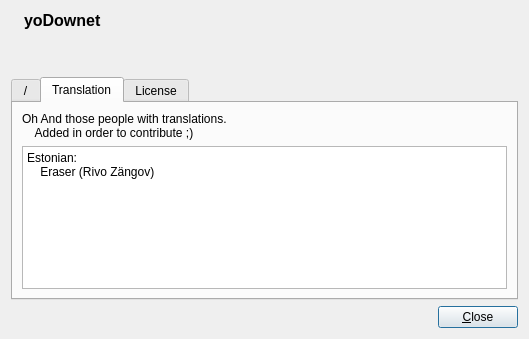
<?xml version="1.0" encoding="UTF-8"?>
<ui version="4.0">
 <class>AboutDialog</class>
 <widget class="QDialog" name="AboutDialog">
  <property name="geometry">
   <rect>
    <x>0</x>
    <y>0</y>
    <width>529</width>
    <height>339</height>
   </rect>
  </property>
  <property name="windowTitle">
   <string>yoDownet : About</string>
  </property>
  <property name="windowIcon">
   <iconset resource="../resource/icons.qrc">
    <normaloff>:/icons/images/yoDownet_64.svg</normaloff>:/icons/images/yoDownet_64.svg</iconset>
  </property>
  <layout class="QGridLayout" name="AboutDialogGridLayout">
   <item row="0" column="0">
    <layout class="QHBoxLayout" name="horizontalLayout">
     <item>
      <widget class="QLabel" name="pixmapLabel">
       <property name="text">
        <string/>
       </property>
       <property name="pixmap">
        <pixmap resource="../resource/icons.qrc">:/icons/images/yoDownet_64.svg</pixmap>
       </property>
      </widget>
     </item>
     <item>
      <layout class="QVBoxLayout" name="verticalLayout">
       <item>
        <widget class="QLabel" name="titleLabel">
         <property name="font">
          <font>
           <pointsize>12</pointsize>
           <weight>75</weight>
           <italic>false</italic>
           <bold>true</bold>
           <strikeout>false</strikeout>
           <stylestrategy>PreferDefault</stylestrategy>
           <kerning>true</kerning>
          </font>
         </property>
         <property name="text">
          <string>yoDownet</string>
         </property>
        </widget>
       </item>
       <item>
        <widget class="QLabel" name="versionLabel">
         <property name="font">
          <font>
           <pointsize>10</pointsize>
           <weight>75</weight>
           <bold>true</bold>
          </font>
         </property>
         <property name="text">
          <string/>
         </property>
        </widget>
       </item>
       <item>
        <widget class="QLabel" name="qtVersionLabel">
         <property name="text">
          <string/>
         </property>
        </widget>
       </item>
      </layout>
     </item>
    </layout>
   </item>
   <item row="0" column="1">
    <spacer name="headerHpacer">
     <property name="orientation">
      <enum>Qt::Horizontal</enum>
     </property>
     <property name="sizeHint" stdset="0">
      <size>
       <width>411</width>
       <height>20</height>
      </size>
     </property>
    </spacer>
   </item>
   <item row="1" column="0" colspan="2">
    <widget class="QTabWidget" name="tabWidget">
     <property name="tabPosition">
      <enum>QTabWidget::North</enum>
     </property>
     <property name="tabShape">
      <enum>QTabWidget::Rounded</enum>
     </property>
     <property name="currentIndex">
      <number>1</number>
     </property>
     <widget class="QWidget" name="rootTab">
      <attribute name="title">
       <string notr="true">/</string>
      </attribute>
      <layout class="QGridLayout" name="gridLayout_2">
       <item row="0" column="0">
        <widget class="QLabel" name="pixmapRootTabLabel">
         <property name="text">
          <string/>
         </property>
         <property name="pixmap">
          <pixmap resource="../resource/icons.qrc">:/icons/images/yoDownet_64.svg</pixmap>
         </property>
        </widget>
       </item>
       <item row="0" column="1">
        <widget class="QLabel" name="label">
         <property name="text">
          <string>yoDownet, The Previous Generation Graphical Download Manager.
yoDownet uses Qt toolkit for both GUI and logic implementation!


Copyright (C) 2011-2012 by Alireza Savand
http://sourceforge.net/projects/yodownet/
</string>
         </property>
         <property name="textFormat">
          <enum>Qt::PlainText</enum>
         </property>
         <property name="scaledContents">
          <bool>false</bool>
         </property>
         <property name="wordWrap">
          <bool>true</bool>
         </property>
         <property name="openExternalLinks">
          <bool>true</bool>
         </property>
        </widget>
       </item>
      </layout>
     </widget>
     <widget class="QWidget" name="translationTab">
      <attribute name="title">
       <string>Translation</string>
      </attribute>
      <layout class="QGridLayout" name="gridLayout_3">
       <item row="0" column="0">
        <widget class="QLabel" name="translationTabMessage">
         <property name="text">
          <string>Oh And those people with translations.
    Added in order to contribute ;)</string>
         </property>
         <property name="scaledContents">
          <bool>false</bool>
         </property>
         <property name="wordWrap">
          <bool>true</bool>
         </property>
        </widget>
       </item>
       <item row="1" column="0">
        <widget class="QPlainTextEdit" name="translatorTextEdit">
         <property name="readOnly">
          <bool>true</bool>
         </property>
         <property name="plainText">
          <string>Estonian:
    Eraser (Rivo Zängov)</string>
         </property>
        </widget>
       </item>
      </layout>
     </widget>
     <widget class="QWidget" name="licenseTab">
      <attribute name="title">
       <string>License</string>
      </attribute>
      <layout class="QGridLayout" name="gridLayout">
       <item row="0" column="0">
        <widget class="QPlainTextEdit" name="plainTextEdit">
         <property name="readOnly">
          <bool>true</bool>
         </property>
         <property name="plainText">
          <string notr="true">                    GNU GENERAL PUBLIC LICENSE
                       Version 3, 29 June 2007

 Copyright (C) 2007 Free Software Foundation, Inc. &lt;http://fsf.org/&gt;
 Everyone is permitted to copy and distribute verbatim copies
 of this license document, but changing it is not allowed.

                            Preamble

  The GNU General Public License is a free, copyleft license for
software and other kinds of works.

  The licenses for most software and other practical works are designed
to take away your freedom to share and change the works.  By contrast,
the GNU General Public License is intended to guarantee your freedom to
share and change all versions of a program--to make sure it remains free
software for all its users.  We, the Free Software Foundation, use the
GNU General Public License for most of our software; it applies also to
any other work released this way by its authors.  You can apply it to
your programs, too.

  When we speak of free software, we are referring to freedom, not
price.  Our General Public Licenses are designed to make sure that you
have the freedom to distribute copies of free software (and charge for
them if you wish), that you receive source code or can get it if you
want it, that you can change the software or use pieces of it in new
free programs, and that you know you can do these things.

  To protect your rights, we need to prevent others from denying you
these rights or asking you to surrender the rights.  Therefore, you have
certain responsibilities if you distribute copies of the software, or if
you modify it: responsibilities to respect the freedom of others.

  For example, if you distribute copies of such a program, whether
gratis or for a fee, you must pass on to the recipients the same
freedoms that you received.  You must make sure that they, too, receive
or can get the source code.  And you must show them these terms so they
know their rights.

  Developers that use the GNU GPL protect your rights with two steps:
(1) assert copyright on the software, and (2) offer you this License
giving you legal permission to copy, distribute and/or modify it.

  For the developers' and authors' protection, the GPL clearly explains
that there is no warranty for this free software.  For both users' and
authors' sake, the GPL requires that modified versions be marked as
changed, so that their problems will not be attributed erroneously to
authors of previous versions.

  Some devices are designed to deny users access to install or run
modified versions of the software inside them, although the manufacturer
can do so.  This is fundamentally incompatible with the aim of
protecting users' freedom to change the software.  The systematic
pattern of such abuse occurs in the area of products for individuals to
use, which is precisely where it is most unacceptable.  Therefore, we
have designed this version of the GPL to prohibit the practice for those
products.  If such problems arise substantially in other domains, we
stand ready to extend this provision to those domains in future versions
of the GPL, as needed to protect the freedom of users.

  Finally, every program is threatened constantly by software patents.
States should not allow patents to restrict development and use of
software on general-purpose computers, but in those that do, we wish to
avoid the special danger that patents applied to a free program could
make it effectively proprietary.  To prevent this, the GPL assures that
patents cannot be used to render the program non-free.

  The precise terms and conditions for copying, distribution and
modification follow.

                       TERMS AND CONDITIONS

  0. Definitions.

  &quot;This License&quot; refers to version 3 of the GNU General Public License.

  &quot;Copyright&quot; also means copyright-like laws that apply to other kinds of
works, such as semiconductor masks.

  &quot;The Program&quot; refers to any copyrightable work licensed under this
License.  Each licensee is addressed as &quot;you&quot;.  &quot;Licensees&quot; and
&quot;recipients&quot; may be individuals or organizations.

  To &quot;modify&quot; a work means to copy from or adapt all or part of the work
in a fashion requiring copyright permission, other than the making of an
exact copy.  The resulting work is called a &quot;modified version&quot; of the
earlier work or a work &quot;based on&quot; the earlier work.

  A &quot;covered work&quot; means either the unmodified Program or a work based
on the Program.

  To &quot;propagate&quot; a work means to do anything with it that, without
permission, would make you directly or secondarily liable for
infringement under applicable copyright law, except executing it on a
computer or modifying a private copy.  Propagation includes copying,
distribution (with or without modification), making available to the
public, and in some countries other activities as well.

  To &quot;convey&quot; a work means any kind of propagation that enables other
parties to make or receive copies.  Mere interaction with a user through
a computer network, with no transfer of a copy, is not conveying.

  An interactive user interface displays &quot;Appropriate Legal Notices&quot;
to the extent that it includes a convenient and prominently visible
feature that (1) displays an appropriate copyright notice, and (2)
tells the user that there is no warranty for the work (except to the
extent that warranties are provided), that licensees may convey the
work under this License, and how to view a copy of this License.  If
the interface presents a list of user commands or options, such as a
menu, a prominent item in the list meets this criterion.

  1. Source Code.

  The &quot;source code&quot; for a work means the preferred form of the work
for making modifications to it.  &quot;Object code&quot; means any non-source
form of a work.

  A &quot;Standard Interface&quot; means an interface that either is an official
standard defined by a recognized standards body, or, in the case of
interfaces specified for a particular programming language, one that
is widely used among developers working in that language.

  The &quot;System Libraries&quot; of an executable work include anything, other
than the work as a whole, that (a) is included in the normal form of
packaging a Major Component, but which is not part of that Major
Component, and (b) serves only to enable use of the work with that
Major Component, or to implement a Standard Interface for which an
implementation is available to the public in source code form.  A
&quot;Major Component&quot;, in this context, means a major essential component
(kernel, window system, and so on) of the specific operating system
(if any) on which the executable work runs, or a compiler used to
produce the work, or an object code interpreter used to run it.

  The &quot;Corresponding Source&quot; for a work in object code form means all
the source code needed to generate, install, and (for an executable
work) run the object code and to modify the work, including scripts to
control those activities.  However, it does not include the work's
System Libraries, or general-purpose tools or generally available free
programs which are used unmodified in performing those activities but
which are not part of the work.  For example, Corresponding Source
includes interface definition files associated with source files for
the work, and the source code for shared libraries and dynamically
linked subprograms that the work is specifically designed to require,
such as by intimate data communication or control flow between those
subprograms and other parts of the work.

  The Corresponding Source need not include anything that users
can regenerate automatically from other parts of the Corresponding
Source.

  The Corresponding Source for a work in source code form is that
same work.

  2. Basic Permissions.

  All rights granted under this License are granted for the term of
copyright on the Program, and are irrevocable provided the stated
conditions are met.  This License explicitly affirms your unlimited
permission to run the unmodified Program.  The output from running a
covered work is covered by this License only if the output, given its
content, constitutes a covered work.  This License acknowledges your
rights of fair use or other equivalent, as provided by copyright law.

  You may make, run and propagate covered works that you do not
convey, without conditions so long as your license otherwise remains
in force.  You may convey covered works to others for the sole purpose
of having them make modifications exclusively for you, or provide you
with facilities for running those works, provided that you comply with
the terms of this License in conveying all material for which you do
not control copyright.  Those thus making or running the covered works
for you must do so exclusively on your behalf, under your direction
and control, on terms that prohibit them from making any copies of
your copyrighted material outside their relationship with you.

  Conveying under any other circumstances is permitted solely under
the conditions stated below.  Sublicensing is not allowed; section 10
makes it unnecessary.

  3. Protecting Users' Legal Rights From Anti-Circumvention Law.

  No covered work shall be deemed part of an effective technological
measure under any applicable law fulfilling obligations under article
11 of the WIPO copyright treaty adopted on 20 December 1996, or
similar laws prohibiting or restricting circumvention of such
measures.

  When you convey a covered work, you waive any legal power to forbid
circumvention of technological measures to the extent such circumvention
is effected by exercising rights under this License with respect to
the covered work, and you disclaim any intention to limit operation or
modification of the work as a means of enforcing, against the work's
users, your or third parties' legal rights to forbid circumvention of
technological measures.

  4. Conveying Verbatim Copies.

  You may convey verbatim copies of the Program's source code as you
receive it, in any medium, provided that you conspicuously and
appropriately publish on each copy an appropriate copyright notice;
keep intact all notices stating that this License and any
non-permissive terms added in accord with section 7 apply to the code;
keep intact all notices of the absence of any warranty; and give all
recipients a copy of this License along with the Program.

  You may charge any price or no price for each copy that you convey,
and you may offer support or warranty protection for a fee.

  5. Conveying Modified Source Versions.

  You may convey a work based on the Program, or the modifications to
produce it from the Program, in the form of source code under the
terms of section 4, provided that you also meet all of these conditions:

    a) The work must carry prominent notices stating that you modified
    it, and giving a relevant date.

    b) The work must carry prominent notices stating that it is
    released under this License and any conditions added under section
    7.  This requirement modifies the requirement in section 4 to
    &quot;keep intact all notices&quot;.

    c) You must license the entire work, as a whole, under this
    License to anyone who comes into possession of a copy.  This
    License will therefore apply, along with any applicable section 7
    additional terms, to the whole of the work, and all its parts,
    regardless of how they are packaged.  This License gives no
    permission to license the work in any other way, but it does not
    invalidate such permission if you have separately received it.

    d) If the work has interactive user interfaces, each must display
    Appropriate Legal Notices; however, if the Program has interactive
    interfaces that do not display Appropriate Legal Notices, your
    work need not make them do so.

  A compilation of a covered work with other separate and independent
works, which are not by their nature extensions of the covered work,
and which are not combined with it such as to form a larger program,
in or on a volume of a storage or distribution medium, is called an
&quot;aggregate&quot; if the compilation and its resulting copyright are not
used to limit the access or legal rights of the compilation's users
beyond what the individual works permit.  Inclusion of a covered work
in an aggregate does not cause this License to apply to the other
parts of the aggregate.

  6. Conveying Non-Source Forms.

  You may convey a covered work in object code form under the terms
of sections 4 and 5, provided that you also convey the
machine-readable Corresponding Source under the terms of this License,
in one of these ways:

    a) Convey the object code in, or embodied in, a physical product
    (including a physical distribution medium), accompanied by the
    Corresponding Source fixed on a durable physical medium
    customarily used for software interchange.

    b) Convey the object code in, or embodied in, a physical product
    (including a physical distribution medium), accompanied by a
    written offer, valid for at least three years and valid for as
    long as you offer spare parts or customer support for that product
    model, to give anyone who possesses the object code either (1) a
    copy of the Corresponding Source for all the software in the
    product that is covered by this License, on a durable physical
    medium customarily used for software interchange, for a price no
    more than your reasonable cost of physically performing this
    conveying of source, or (2) access to copy the
    Corresponding Source from a network server at no charge.

    c) Convey individual copies of the object code with a copy of the
    written offer to provide the Corresponding Source.  This
    alternative is allowed only occasionally and noncommercially, and
    only if you received the object code with such an offer, in accord
    with subsection 6b.

    d) Convey the object code by offering access from a designated
    place (gratis or for a charge), and offer equivalent access to the
    Corresponding Source in the same way through the same place at no
    further charge.  You need not require recipients to copy the
    Corresponding Source along with the object code.  If the place to
    copy the object code is a network server, the Corresponding Source
    may be on a different server (operated by you or a third party)
    that supports equivalent copying facilities, provided you maintain
    clear directions next to the object code saying where to find the
    Corresponding Source.  Regardless of what server hosts the
    Corresponding Source, you remain obligated to ensure that it is
    available for as long as needed to satisfy these requirements.

    e) Convey the object code using peer-to-peer transmission, provided
    you inform other peers where the object code and Corresponding
    Source of the work are being offered to the general public at no
    charge under subsection 6d.

  A separable portion of the object code, whose source code is excluded
from the Corresponding Source as a System Library, need not be
included in conveying the object code work.

  A &quot;User Product&quot; is either (1) a &quot;consumer product&quot;, which means any
tangible personal property which is normally used for personal, family,
or household purposes, or (2) anything designed or sold for incorporation
into a dwelling.  In determining whether a product is a consumer product,
doubtful cases shall be resolved in favor of coverage.  For a particular
product received by a particular user, &quot;normally used&quot; refers to a
typical or common use of that class of product, regardless of the status
of the particular user or of the way in which the particular user
actually uses, or expects or is expected to use, the product.  A product
is a consumer product regardless of whether the product has substantial
commercial, industrial or non-consumer uses, unless such uses represent
the only significant mode of use of the product.

  &quot;Installation Information&quot; for a User Product means any methods,
procedures, authorization keys, or other information required to install
and execute modified versions of a covered work in that User Product from
a modified version of its Corresponding Source.  The information must
suffice to ensure that the continued functioning of the modified object
code is in no case prevented or interfered with solely because
modification has been made.

  If you convey an object code work under this section in, or with, or
specifically for use in, a User Product, and the conveying occurs as
part of a transaction in which the right of possession and use of the
User Product is transferred to the recipient in perpetuity or for a
fixed term (regardless of how the transaction is characterized), the
Corresponding Source conveyed under this section must be accompanied
by the Installation Information.  But this requirement does not apply
if neither you nor any third party retains the ability to install
modified object code on the User Product (for example, the work has
been installed in ROM).

  The requirement to provide Installation Information does not include a
requirement to continue to provide support service, warranty, or updates
for a work that has been modified or installed by the recipient, or for
the User Product in which it has been modified or installed.  Access to a
network may be denied when the modification itself materially and
adversely affects the operation of the network or violates the rules and
protocols for communication across the network.

  Corresponding Source conveyed, and Installation Information provided,
in accord with this section must be in a format that is publicly
documented (and with an implementation available to the public in
source code form), and must require no special password or key for
unpacking, reading or copying.

  7. Additional Terms.

  &quot;Additional permissions&quot; are terms that supplement the terms of this
License by making exceptions from one or more of its conditions.
Additional permissions that are applicable to the entire Program shall
be treated as though they were included in this License, to the extent
that they are valid under applicable law.  If additional permissions
apply only to part of the Program, that part may be used separately
under those permissions, but the entire Program remains governed by
this License without regard to the additional permissions.

  When you convey a copy of a covered work, you may at your option
remove any additional permissions from that copy, or from any part of
it.  (Additional permissions may be written to require their own
removal in certain cases when you modify the work.)  You may place
additional permissions on material, added by you to a covered work,
for which you have or can give appropriate copyright permission.

  Notwithstanding any other provision of this License, for material you
add to a covered work, you may (if authorized by the copyright holders of
that material) supplement the terms of this License with terms:

    a) Disclaiming warranty or limiting liability differently from the
    terms of sections 15 and 16 of this License; or

    b) Requiring preservation of specified reasonable legal notices or
    author attributions in that material or in the Appropriate Legal
    Notices displayed by works containing it; or

    c) Prohibiting misrepresentation of the origin of that material, or
    requiring that modified versions of such material be marked in
    reasonable ways as different from the original version; or

    d) Limiting the use for publicity purposes of names of licensors or
    authors of the material; or

    e) Declining to grant rights under trademark law for use of some
    trade names, trademarks, or service marks; or

    f) Requiring indemnification of licensors and authors of that
    material by anyone who conveys the material (or modified versions of
    it) with contractual assumptions of liability to the recipient, for
    any liability that these contractual assumptions directly impose on
    those licensors and authors.

  All other non-permissive additional terms are considered &quot;further
restrictions&quot; within the meaning of section 10.  If the Program as you
received it, or any part of it, contains a notice stating that it is
governed by this License along with a term that is a further
restriction, you may remove that term.  If a license document contains
a further restriction but permits relicensing or conveying under this
License, you may add to a covered work material governed by the terms
of that license document, provided that the further restriction does
not survive such relicensing or conveying.

  If you add terms to a covered work in accord with this section, you
must place, in the relevant source files, a statement of the
additional terms that apply to those files, or a notice indicating
where to find the applicable terms.

  Additional terms, permissive or non-permissive, may be stated in the
form of a separately written license, or stated as exceptions;
the above requirements apply either way.

  8. Termination.

  You may not propagate or modify a covered work except as expressly
provided under this License.  Any attempt otherwise to propagate or
modify it is void, and will automatically terminate your rights under
this License (including any patent licenses granted under the third
paragraph of section 11).

  However, if you cease all violation of this License, then your
license from a particular copyright holder is reinstated (a)
provisionally, unless and until the copyright holder explicitly and
finally terminates your license, and (b) permanently, if the copyright
holder fails to notify you of the violation by some reasonable means
prior to 60 days after the cessation.

  Moreover, your license from a particular copyright holder is
reinstated permanently if the copyright holder notifies you of the
violation by some reasonable means, this is the first time you have
received notice of violation of this License (for any work) from that
copyright holder, and you cure the violation prior to 30 days after
your receipt of the notice.

  Termination of your rights under this section does not terminate the
licenses of parties who have received copies or rights from you under
this License.  If your rights have been terminated and not permanently
reinstated, you do not qualify to receive new licenses for the same
material under section 10.

  9. Acceptance Not Required for Having Copies.

  You are not required to accept this License in order to receive or
run a copy of the Program.  Ancillary propagation of a covered work
occurring solely as a consequence of using peer-to-peer transmission
to receive a copy likewise does not require acceptance.  However,
nothing other than this License grants you permission to propagate or
modify any covered work.  These actions infringe copyright if you do
not accept this License.  Therefore, by modifying or propagating a
covered work, you indicate your acceptance of this License to do so.

  10. Automatic Licensing of Downstream Recipients.

  Each time you convey a covered work, the recipient automatically
receives a license from the original licensors, to run, modify and
propagate that work, subject to this License.  You are not responsible
for enforcing compliance by third parties with this License.

  An &quot;entity transaction&quot; is a transaction transferring control of an
organization, or substantially all assets of one, or subdividing an
organization, or merging organizations.  If propagation of a covered
work results from an entity transaction, each party to that
transaction who receives a copy of the work also receives whatever
licenses to the work the party's predecessor in interest had or could
give under the previous paragraph, plus a right to possession of the
Corresponding Source of the work from the predecessor in interest, if
the predecessor has it or can get it with reasonable efforts.

  You may not impose any further restrictions on the exercise of the
rights granted or affirmed under this License.  For example, you may
not impose a license fee, royalty, or other charge for exercise of
rights granted under this License, and you may not initiate litigation
(including a cross-claim or counterclaim in a lawsuit) alleging that
any patent claim is infringed by making, using, selling, offering for
sale, or importing the Program or any portion of it.

  11. Patents.

  A &quot;contributor&quot; is a copyright holder who authorizes use under this
License of the Program or a work on which the Program is based.  The
work thus licensed is called the contributor's &quot;contributor version&quot;.

  A contributor's &quot;essential patent claims&quot; are all patent claims
owned or controlled by the contributor, whether already acquired or
hereafter acquired, that would be infringed by some manner, permitted
by this License, of making, using, or selling its contributor version,
but do not include claims that would be infringed only as a
consequence of further modification of the contributor version.  For
purposes of this definition, &quot;control&quot; includes the right to grant
patent sublicenses in a manner consistent with the requirements of
this License.

  Each contributor grants you a non-exclusive, worldwide, royalty-free
patent license under the contributor's essential patent claims, to
make, use, sell, offer for sale, import and otherwise run, modify and
propagate the contents of its contributor version.

  In the following three paragraphs, a &quot;patent license&quot; is any express
agreement or commitment, however denominated, not to enforce a patent
(such as an express permission to practice a patent or covenant not to
sue for patent infringement).  To &quot;grant&quot; such a patent license to a
party means to make such an agreement or commitment not to enforce a
patent against the party.

  If you convey a covered work, knowingly relying on a patent license,
and the Corresponding Source of the work is not available for anyone
to copy, free of charge and under the terms of this License, through a
publicly available network server or other readily accessible means,
then you must either (1) cause the Corresponding Source to be so
available, or (2) arrange to deprive yourself of the benefit of the
patent license for this particular work, or (3) arrange, in a manner
consistent with the requirements of this License, to extend the patent
license to downstream recipients.  &quot;Knowingly relying&quot; means you have
actual knowledge that, but for the patent license, your conveying the
covered work in a country, or your recipient's use of the covered work
in a country, would infringe one or more identifiable patents in that
country that you have reason to believe are valid.

  If, pursuant to or in connection with a single transaction or
arrangement, you convey, or propagate by procuring conveyance of, a
covered work, and grant a patent license to some of the parties
receiving the covered work authorizing them to use, propagate, modify
or convey a specific copy of the covered work, then the patent license
you grant is automatically extended to all recipients of the covered
work and works based on it.

  A patent license is &quot;discriminatory&quot; if it does not include within
the scope of its coverage, prohibits the exercise of, or is
conditioned on the non-exercise of one or more of the rights that are
specifically granted under this License.  You may not convey a covered
work if you are a party to an arrangement with a third party that is
in the business of distributing software, under which you make payment
to the third party based on the extent of your activity of conveying
the work, and under which the third party grants, to any of the
parties who would receive the covered work from you, a discriminatory
patent license (a) in connection with copies of the covered work
conveyed by you (or copies made from those copies), or (b) primarily
for and in connection with specific products or compilations that
contain the covered work, unless you entered into that arrangement,
or that patent license was granted, prior to 28 March 2007.

  Nothing in this License shall be construed as excluding or limiting
any implied license or other defenses to infringement that may
otherwise be available to you under applicable patent law.

  12. No Surrender of Others' Freedom.

  If conditions are imposed on you (whether by court order, agreement or
otherwise) that contradict the conditions of this License, they do not
excuse you from the conditions of this License.  If you cannot convey a
covered work so as to satisfy simultaneously your obligations under this
License and any other pertinent obligations, then as a consequence you may
not convey it at all.  For example, if you agree to terms that obligate you
to collect a royalty for further conveying from those to whom you convey
the Program, the only way you could satisfy both those terms and this
License would be to refrain entirely from conveying the Program.

  13. Use with the GNU Affero General Public License.

  Notwithstanding any other provision of this License, you have
permission to link or combine any covered work with a work licensed
under version 3 of the GNU Affero General Public License into a single
combined work, and to convey the resulting work.  The terms of this
License will continue to apply to the part which is the covered work,
but the special requirements of the GNU Affero General Public License,
section 13, concerning interaction through a network will apply to the
combination as such.

  14. Revised Versions of this License.

  The Free Software Foundation may publish revised and/or new versions of
the GNU General Public License from time to time.  Such new versions will
be similar in spirit to the present version, but may differ in detail to
address new problems or concerns.

  Each version is given a distinguishing version number.  If the
Program specifies that a certain numbered version of the GNU General
Public License &quot;or any later version&quot; applies to it, you have the
option of following the terms and conditions either of that numbered
version or of any later version published by the Free Software
Foundation.  If the Program does not specify a version number of the
GNU General Public License, you may choose any version ever published
by the Free Software Foundation.

  If the Program specifies that a proxy can decide which future
versions of the GNU General Public License can be used, that proxy's
public statement of acceptance of a version permanently authorizes you
to choose that version for the Program.

  Later license versions may give you additional or different
permissions.  However, no additional obligations are imposed on any
author or copyright holder as a result of your choosing to follow a
later version.

  15. Disclaimer of Warranty.

  THERE IS NO WARRANTY FOR THE PROGRAM, TO THE EXTENT PERMITTED BY
APPLICABLE LAW.  EXCEPT WHEN OTHERWISE STATED IN WRITING THE COPYRIGHT
HOLDERS AND/OR OTHER PARTIES PROVIDE THE PROGRAM &quot;AS IS&quot; WITHOUT WARRANTY
OF ANY KIND, EITHER EXPRESSED OR IMPLIED, INCLUDING, BUT NOT LIMITED TO,
THE IMPLIED WARRANTIES OF MERCHANTABILITY AND FITNESS FOR A PARTICULAR
PURPOSE.  THE ENTIRE RISK AS TO THE QUALITY AND PERFORMANCE OF THE PROGRAM
IS WITH YOU.  SHOULD THE PROGRAM PROVE DEFECTIVE, YOU ASSUME THE COST OF
ALL NECESSARY SERVICING, REPAIR OR CORRECTION.

  16. Limitation of Liability.

  IN NO EVENT UNLESS REQUIRED BY APPLICABLE LAW OR AGREED TO IN WRITING
WILL ANY COPYRIGHT HOLDER, OR ANY OTHER PARTY WHO MODIFIES AND/OR CONVEYS
THE PROGRAM AS PERMITTED ABOVE, BE LIABLE TO YOU FOR DAMAGES, INCLUDING ANY
GENERAL, SPECIAL, INCIDENTAL OR CONSEQUENTIAL DAMAGES ARISING OUT OF THE
USE OR INABILITY TO USE THE PROGRAM (INCLUDING BUT NOT LIMITED TO LOSS OF
DATA OR DATA BEING RENDERED INACCURATE OR LOSSES SUSTAINED BY YOU OR THIRD
PARTIES OR A FAILURE OF THE PROGRAM TO OPERATE WITH ANY OTHER PROGRAMS),
EVEN IF SUCH HOLDER OR OTHER PARTY HAS BEEN ADVISED OF THE POSSIBILITY OF
SUCH DAMAGES.

  17. Interpretation of Sections 15 and 16.

  If the disclaimer of warranty and limitation of liability provided
above cannot be given local legal effect according to their terms,
reviewing courts shall apply local law that most closely approximates
an absolute waiver of all civil liability in connection with the
Program, unless a warranty or assumption of liability accompanies a
copy of the Program in return for a fee.

                     END OF TERMS AND CONDITIONS

            How to Apply These Terms to Your New Programs

  If you develop a new program, and you want it to be of the greatest
possible use to the public, the best way to achieve this is to make it
free software which everyone can redistribute and change under these terms.

  To do so, attach the following notices to the program.  It is safest
to attach them to the start of each source file to most effectively
state the exclusion of warranty; and each file should have at least
the &quot;copyright&quot; line and a pointer to where the full notice is found.

    &lt;one line to give the program's name and a brief idea of what it does.&gt;
    Copyright (C) &lt;year&gt;  &lt;name of author&gt;

    This program is free software: you can redistribute it and/or modify
    it under the terms of the GNU General Public License as published by
    the Free Software Foundation, either version 3 of the License, or
    (at your option) any later version.

    This program is distributed in the hope that it will be useful,
    but WITHOUT ANY WARRANTY; without even the implied warranty of
    MERCHANTABILITY or FITNESS FOR A PARTICULAR PURPOSE.  See the
    GNU General Public License for more details.

    You should have received a copy of the GNU General Public License
    along with this program.  If not, see &lt;http://www.gnu.org/licenses/&gt;.

Also add information on how to contact you by electronic and paper mail.

  If the program does terminal interaction, make it output a short
notice like this when it starts in an interactive mode:

    &lt;program&gt;  Copyright (C) &lt;year&gt;  &lt;name of author&gt;
    This program comes with ABSOLUTELY NO WARRANTY; for details type `show w'.
    This is free software, and you are welcome to redistribute it
    under certain conditions; type `show c' for details.

The hypothetical commands `show w' and `show c' should show the appropriate
parts of the General Public License.  Of course, your program's commands
might be different; for a GUI interface, you would use an &quot;about box&quot;.

  You should also get your employer (if you work as a programmer) or school,
if any, to sign a &quot;copyright disclaimer&quot; for the program, if necessary.
For more information on this, and how to apply and follow the GNU GPL, see
&lt;http://www.gnu.org/licenses/&gt;.

  The GNU General Public License does not permit incorporating your program
into proprietary programs.  If your program is a subroutine library, you
may consider it more useful to permit linking proprietary applications with
the library.  If this is what you want to do, use the GNU Lesser General
Public License instead of this License.  But first, please read
&lt;http://www.gnu.org/philosophy/why-not-lgpl.html&gt;.
</string>
         </property>
        </widget>
       </item>
      </layout>
     </widget>
    </widget>
   </item>
   <item row="2" column="0" colspan="2">
    <layout class="QHBoxLayout" name="footerHorizontalLayout">
     <item>
      <spacer name="horizontalSpacer">
       <property name="orientation">
        <enum>Qt::Horizontal</enum>
       </property>
       <property name="sizeHint" stdset="0">
        <size>
         <width>488</width>
         <height>20</height>
        </size>
       </property>
      </spacer>
     </item>
     <item>
      <widget class="QPushButton" name="closeButton">
       <property name="text">
        <string>&amp;Close</string>
       </property>
       <property name="icon">
        <iconset theme="dialog-close">
         <normaloff/>
        </iconset>
       </property>
      </widget>
     </item>
    </layout>
   </item>
  </layout>
 </widget>
 <resources>
  <include location="../resource/icons.qrc"/>
 </resources>
 <connections>
  <connection>
   <sender>closeButton</sender>
   <signal>clicked()</signal>
   <receiver>AboutDialog</receiver>
   <slot>close()</slot>
   <hints>
    <hint type="sourcelabel">
     <x>556</x>
     <y>397</y>
    </hint>
    <hint type="destinationlabel">
     <x>295</x>
     <y>206</y>
    </hint>
   </hints>
  </connection>
 </connections>
</ui>
